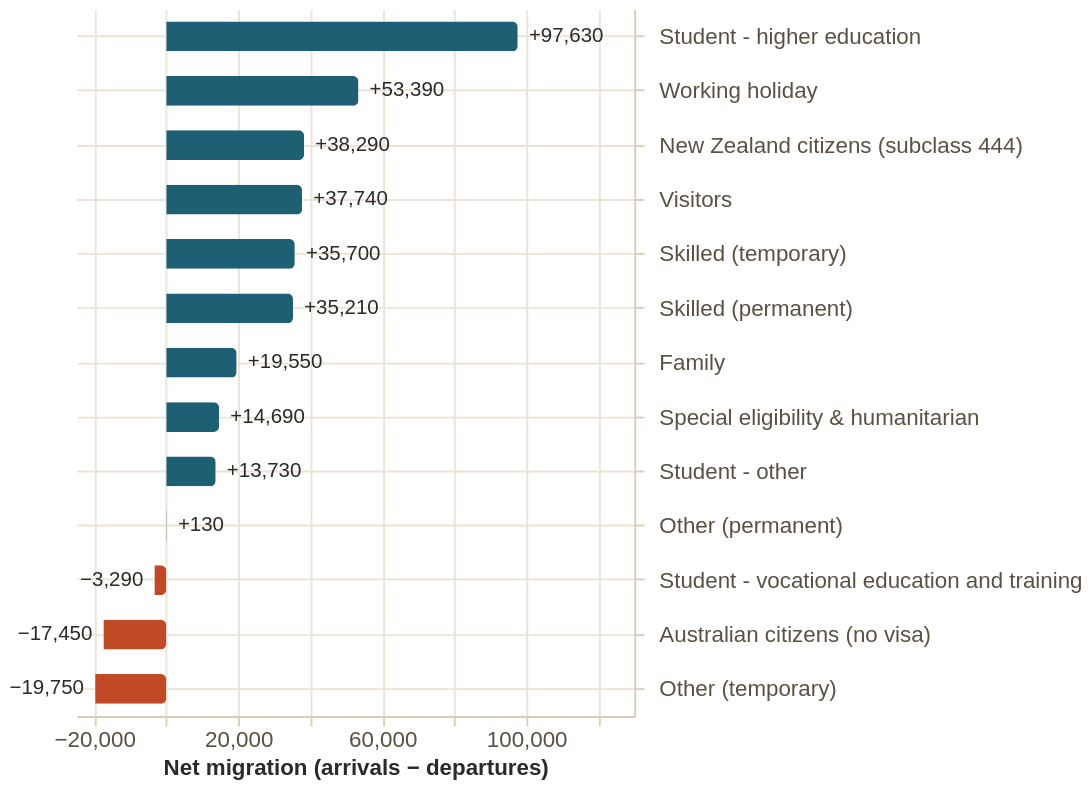

Express this chart as Vega-Lite.
### Vega-Lite specification from a JSON file in a GitHub repository (floating-point values rounded to 4 significant figures)
{"$schema": "https://vega.github.io/schema/vega-lite/v5.json", "description": "Net migration (arrivals minus departures) by visa class, 2024-25. Diverging bar with positive and negative flows. Sorted from largest net inflow at the top to largest net outflow at the bottom.", "width": "container", "height": 380, "background": "transparent", "config": {"view": {"stroke": null}, "axis": {"labelFont": "Inter Tight, sans-serif", "titleFont": "Inter Tight, sans-serif", "labelFontSize": 12, "titleFontSize": 12, "labelColor": "#5a5145", "titleColor": "#2a2a2a", "grid": true, "gridColor": "#ece3d4", "domainColor": "#d8cdb8", "tickColor": "#d8cdb8"}, "font": "Inter Tight, sans-serif"}, "data": {"values": [{"visa": "Student - higher education", "arrivals": 126270, "departures": 28640, "net": 97630}, {"visa": "Working holiday", "arrivals": 78340, "departures": 24950, "net": 53390}, {"visa": "New Zealand citizens (subclass 444)", "arrivals": 53020, "departures": 14730, "net": 38290}, {"visa": "Visitors", "arrivals": 56080, "departures": 18340, "net": 37740}, {"visa": "Skilled (temporary)", "arrivals": 45780, "departures": 10080, "net": 35700}, {"visa": "Skilled (permanent)", "arrivals": 40410, "departures": 5200, "net": 35210}, {"visa": "Family", "arrivals": 24390, "departures": 4840, "net": 19550}, {"visa": "Special eligibility & humanitarian", "arrivals": 14870, "departures": 180, "net": 14690}, {"visa": "Student - other", "arrivals": 21750, "departures": 8020, "net": 13730}, {"visa": "Other (permanent)", "arrivals": 8540, "departures": 8410, "net": 130}, {"visa": "Student - vocational education and training", "arrivals": 8690, "departures": 11980, "net": -3290}, {"visa": "Australian citizens (no visa)", "arrivals": 64060, "departures": 81510, "net": -17450}, {"visa": "Other (temporary)", "arrivals": 26170, "departures": 45920, "net": -19750}]}, "transform": [{"calculate": "datum.net >= 0 ? 'Net inflow' : 'Net outflow'", "as": "direction"}], "encoding": {"y": {"field": "visa", "type": "nominal", "sort": ["Student - higher education", "Working holiday", "New Zealand citizens (subclass 444)", "Visitors", "Skilled (temporary)", "Skilled (permanent)", "Family", "Special eligibility & humanitarian", "Student - other", "Other (permanent)", "Student - vocational education and training", "Australian citizens (no visa)", "Other (temporary)"], "axis": {"title": null, "labelLimit": 240, "orient": "right", "labelPadding": 8}}, "x": {"field": "net", "type": "quantitative", "scale": {"domain": [-25000, 130000]}, "axis": {"title": "Net migration (arrivals − departures)", "format": ",.0f"}}}, "layer": [{"mark": {"type": "bar", "cornerRadiusEnd": 3, "height": 16}, "encoding": {"color": {"field": "direction", "type": "nominal", "scale": {"domain": ["Net inflow", "Net outflow"], "range": ["#1e5f74", "#c14a26"]}, "legend": null}, "tooltip": [{"field": "visa", "type": "nominal", "title": "Visa class"}, {"field": "arrivals", "type": "quantitative", "title": "Arrivals", "format": ","}, {"field": "departures", "type": "quantitative", "title": "Departures", "format": ","}, {"field": "net", "type": "quantitative", "title": "Net", "format": "+,"}]}}, {"mark": {"type": "text", "baseline": "middle", "fontSize": 11, "color": "#2a2a2a", "fontWeight": 500, "align": {"expr": "datum.net >= 0 ? 'left' : 'right'"}, "dx": {"expr": "datum.net >= 0 ? 6 : -6"}}, "encoding": {"text": {"field": "net", "type": "quantitative", "format": "+,"}}}]}
